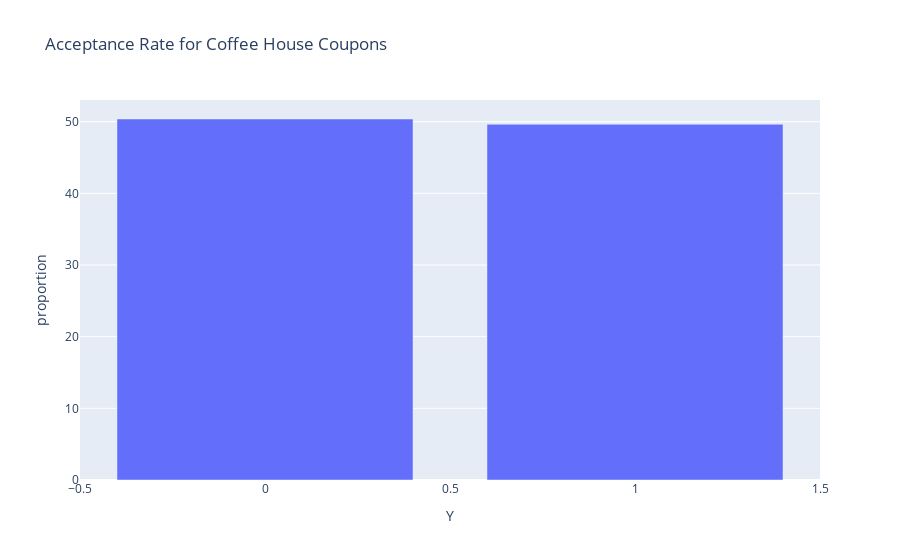

Source (notebook cell):
### Code cell
coffee_coupon_acceptance_rate = coffee_coupon['Y'].value_counts(normalize=True) * 100
print(coffee_coupon_acceptance_rate)
px.bar(coffee_coupon_acceptance_rate, y='proportion', title='Acceptance Rate for Coffee House Coupons').show()

### Figure 1 — Plotly figure (JSON) as saved in the notebook; plotly's stock layout.template omitted (floating-point values rounded to 4 significant figures)
{"data": [{"hovertemplate": "Y=%{x}<br>proportion=%{y}<extra></extra>", "legendgroup": "", "marker": {"color": "#636efa", "pattern": {"shape": ""}}, "name": "", "orientation": "v", "showlegend": false, "textposition": "auto", "type": "bar", "x": [0, 1], "xaxis": "x", "y": [50.37, 49.63], "yaxis": "y"}], "layout": {"barmode": "relative", "legend": {"tracegroupgap": 0}, "title": {"text": "Acceptance Rate for Coffee House Coupons"}, "xaxis": {"anchor": "y", "domain": [0, 1], "title": {"text": "Y"}}, "yaxis": {"anchor": "x", "domain": [0, 1], "title": {"text": "proportion"}}}}
